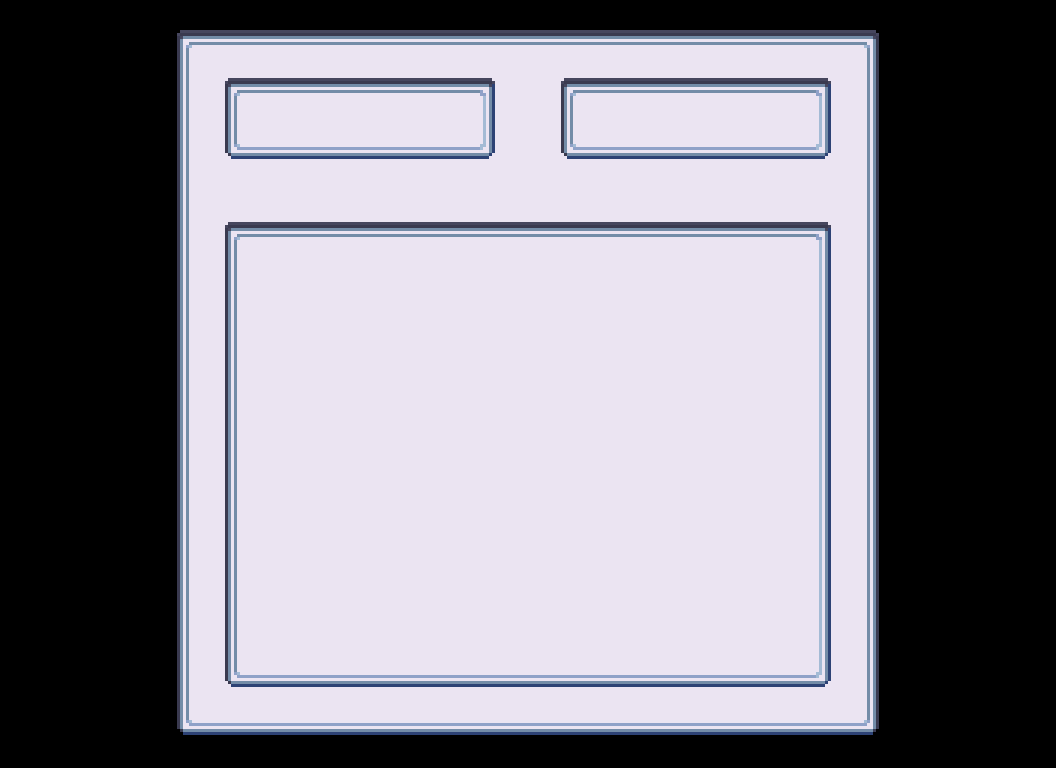

Below is a game level as drawn by its tile map, then a one-line description and the .tmx file that defines it, in full:
An orthogonal 22x16 tile map with 48x48 px tiles, 4 tile layers (Base, Quests, Choise_2, Choise_1).

<map version="1.10" tiledversion="1.11.2" orientation="orthogonal" renderorder="right-down" width="22" height="16" tilewidth="48" tileheight="48" infinite="0" nextlayerid="6" nextobjectid="1">
 <tileset firstgid="1" source="tuile/ui2.tsx" />
 <layer id="1" name="Base" width="22" height="16">
  <data encoding="csv">
0,0,0,99,100,100,100,100,100,100,100,100,100,100,100,100,100,100,2147483747,0,0,0,
0,0,0,148,54,54,54,54,54,54,54,54,54,54,54,54,54,54,2147483796,0,0,0,
0,0,0,148,54,54,54,54,54,54,54,54,54,54,54,54,54,54,2147483796,0,0,0,
0,0,0,148,54,54,54,54,54,54,54,54,54,54,54,54,54,54,2147483796,0,0,0,
0,0,0,148,54,54,54,54,54,54,54,54,54,54,54,54,54,54,2147483796,0,0,0,
0,0,0,148,54,54,54,54,54,54,54,54,54,54,54,54,54,54,2147483796,0,0,0,
0,0,0,148,54,54,54,54,54,54,54,54,54,54,54,54,54,54,2147483796,0,0,0,
0,0,0,148,54,54,54,54,54,54,54,54,54,54,54,54,54,54,2147483796,0,0,0,
0,0,0,148,54,54,54,54,54,54,54,54,54,54,54,54,54,54,2147483796,0,0,0,
0,0,0,148,54,54,54,54,54,54,54,54,54,54,54,54,54,54,2147483796,0,0,0,
0,0,0,148,54,54,54,54,54,54,54,54,54,54,54,54,54,54,2147483796,0,0,0,
0,0,0,148,54,54,54,54,54,54,54,54,54,54,54,54,54,54,2147483796,0,0,0,
0,0,0,148,54,54,54,54,54,54,54,54,54,54,54,54,54,54,2147483796,0,0,0,
0,0,0,148,54,54,54,54,54,54,54,54,54,54,54,54,54,54,2147483796,0,0,0,
0,0,0,148,54,54,54,54,54,54,54,54,54,54,54,54,54,54,2147483796,0,0,0,
0,0,0,197,198,198,198,198,198,198,198,198,198,198,198,198,198,198,2147483845,0,0,0
</data>
 </layer>
 <layer id="5" name="Quests" width="22" height="16">
  <data encoding="csv">
0,0,0,0,0,0,0,0,0,0,0,0,0,0,0,0,0,0,0,0,0,0,
0,0,0,0,0,0,0,0,0,0,0,0,0,0,0,0,0,0,0,0,0,0,
0,0,0,0,0,0,0,0,0,0,0,0,0,0,0,0,0,0,0,0,0,0,
0,0,0,0,0,0,0,0,0,0,0,0,0,0,0,0,0,0,0,0,0,0,
0,0,0,0,99,100,100,100,100,100,100,100,100,100,100,100,100,101,0,0,0,0,
0,0,0,0,148,0,0,0,0,0,0,0,0,0,0,0,0,150,0,0,0,0,
0,0,0,0,148,0,0,0,0,0,0,0,0,0,0,0,0,150,0,0,0,0,
0,0,0,0,148,0,0,0,0,0,0,0,0,0,0,0,0,150,0,0,0,0,
0,0,0,0,148,0,0,0,0,0,0,0,0,0,0,0,0,150,0,0,0,0,
0,0,0,0,148,0,0,0,0,0,0,0,0,0,0,0,0,150,0,0,0,0,
0,0,0,0,148,0,0,0,0,0,0,0,0,0,0,0,0,150,0,0,0,0,
0,0,0,0,148,0,0,0,0,0,0,0,0,0,0,0,0,150,0,0,0,0,
0,0,0,0,148,0,0,0,0,0,0,0,0,0,0,0,0,150,0,0,0,0,
0,0,0,0,148,0,0,0,0,0,0,0,0,0,0,0,0,150,0,0,0,0,
0,0,0,0,197,198,198,198,198,198,198,198,198,198,198,198,198,199,0,0,0,0,
0,0,0,0,0,0,0,0,0,0,0,0,0,0,0,0,0,0,0,0,0,0
</data>
 </layer>
 <layer id="3" name="Choise_2" width="22" height="16">
  <data encoding="csv">
0,0,0,0,0,0,0,0,0,0,0,0,0,0,0,0,0,0,0,0,0,0,
0,0,0,0,0,0,0,0,0,0,0,99,100,100,100,100,100,101,0,0,0,0,
0,0,0,0,0,0,0,0,0,0,0,148,149,149,149,149,149,150,0,0,0,0,
0,0,0,0,0,0,0,0,0,0,0,197,198,198,198,198,198,199,0,0,0,0,
0,0,0,0,0,0,0,0,0,0,0,0,0,0,0,0,0,0,0,0,0,0,
0,0,0,0,0,0,0,0,0,0,0,0,0,0,0,0,0,0,0,0,0,0,
0,0,0,0,0,0,0,0,0,0,0,0,0,0,0,0,0,0,0,0,0,0,
0,0,0,0,0,0,0,0,0,0,0,0,0,0,0,0,0,0,0,0,0,0,
0,0,0,0,0,0,0,0,0,0,0,0,0,0,0,0,0,0,0,0,0,0,
0,0,0,0,0,0,0,0,0,0,0,0,0,0,0,0,0,0,0,0,0,0,
0,0,0,0,0,0,0,0,0,0,0,0,0,0,0,0,0,0,0,0,0,0,
0,0,0,0,0,0,0,0,0,0,0,0,0,0,0,0,0,0,0,0,0,0,
0,0,0,0,0,0,0,0,0,0,0,0,0,0,0,0,0,0,0,0,0,0,
0,0,0,0,0,0,0,0,0,0,0,0,0,0,0,0,0,0,0,0,0,0,
0,0,0,0,0,0,0,0,0,0,0,0,0,0,0,0,0,0,0,0,0,0,
0,0,0,0,0,0,0,0,0,0,0,0,0,0,0,0,0,0,0,0,0,0
</data>
 </layer>
 <layer id="2" name="Choise_1" width="22" height="16">
  <data encoding="csv">
0,0,0,0,0,0,0,0,0,0,0,0,0,0,0,0,0,0,0,0,0,0,
0,0,0,0,99,100,100,100,100,100,101,0,0,0,0,0,0,0,0,0,0,0,
0,0,0,0,148,149,149,149,149,149,150,0,0,0,0,0,0,0,0,0,0,0,
0,0,0,0,197,198,198,198,198,198,199,0,0,0,0,0,0,0,0,0,0,0,
0,0,0,0,0,0,0,0,0,0,0,0,0,0,0,0,0,0,0,0,0,0,
0,0,0,0,0,0,0,0,0,0,0,0,0,0,0,0,0,0,0,0,0,0,
0,0,0,0,0,0,0,0,0,0,0,0,0,0,0,0,0,0,0,0,0,0,
0,0,0,0,0,0,0,0,0,0,0,0,0,0,0,0,0,0,0,0,0,0,
0,0,0,0,0,0,0,0,0,0,0,0,0,0,0,0,0,0,0,0,0,0,
0,0,0,0,0,0,0,0,0,0,0,0,0,0,0,0,0,0,0,0,0,0,
0,0,0,0,0,0,0,0,0,0,0,0,0,0,0,0,0,0,0,0,0,0,
0,0,0,0,0,0,0,0,0,0,0,0,0,0,0,0,0,0,0,0,0,0,
0,0,0,0,0,0,0,0,0,0,0,0,0,0,0,0,0,0,0,0,0,0,
0,0,0,0,0,0,0,0,0,0,0,0,0,0,0,0,0,0,0,0,0,0,
0,0,0,0,0,0,0,0,0,0,0,0,0,0,0,0,0,0,0,0,0,0,
0,0,0,0,0,0,0,0,0,0,0,0,0,0,0,0,0,0,0,0,0,0
</data>
 </layer>
</map>
